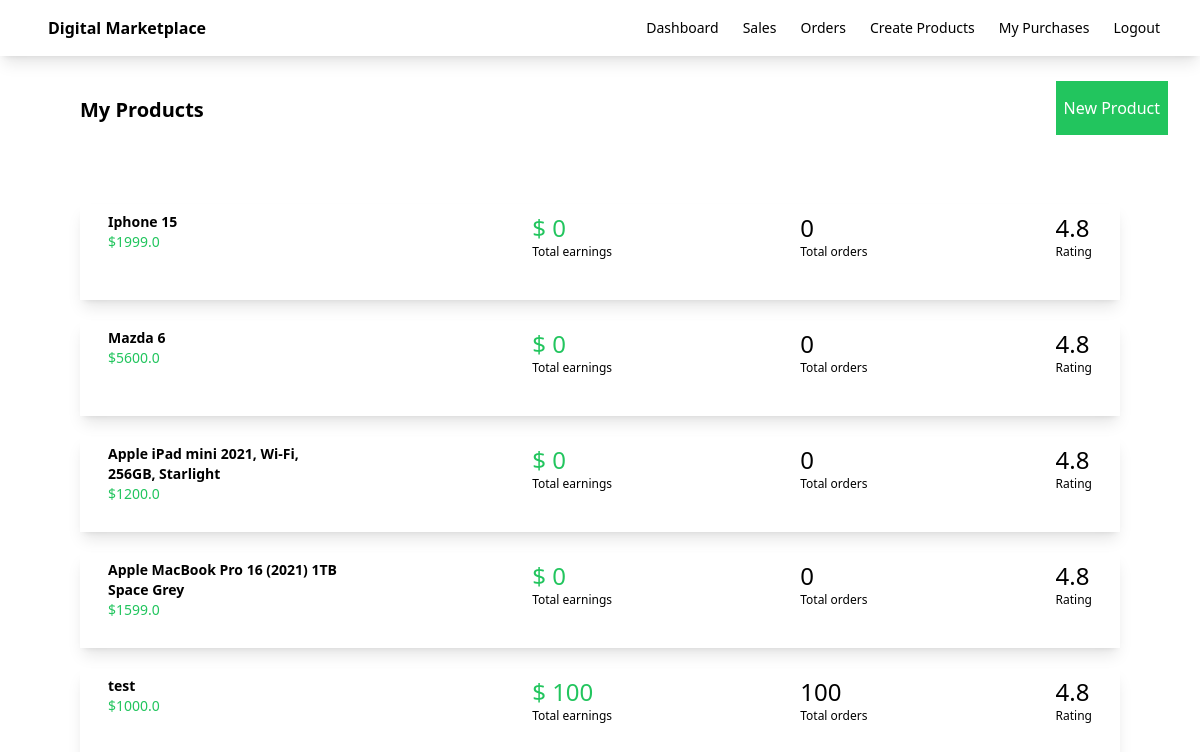
The page /dashboard (signed in) on the database its author committed.
### myapp/models.py (models this page shows, shortened)
class Product(models.Model):
    seller = models.ForeignKey(User, on_delete=models.CASCADE)
    name = models.CharField(max_length=100)
    description = models.CharField(max_length=100)
    price = models.FloatField()
    file = models.FileField(upload_to='uploads')
    total_sales_amount = models.IntegerField(default=0)
    total_sales = models.IntegerField(default=0)

### myapp/views.py (the view)
# urls.py: path('dashboard', views.dashboard, name='dashboard'),
def dashboard(request):
    products = Product.objects.filter(seller=request.user)
    return render(request, 'myapp/dashboard.html', {'products': products})

### myapp/templates/myapp/dashboard.html (shortened to what this page needs)
{% extends 'myapp/base.html' %}
{% block body %}
    <div class="flex justify-between">
        <div class="ml-20 mt-10 font-bold text-xl">My Products</div>
        <div class="ml-20 mt-10">
            <a class="bg-green-500 text-white px-2 py-4 mr-8" href="{% url 'createproduct' %}">New Product</a>
        </div>
    </div>
    <div class="products-container p-10 m-5">
        {% for product in products %}
        <div class="flex shadow-lg m-5 p-2 justify-between">
            <div class="flex w-1/4">
                <div class="relative group">
                    <a href="{% url 'editproduct' product.id %}">
                <div class="ml-5">
                    <div class="font-bold text-sm"> {{ product.name }}</div>
                    <div class="text-sm text-green-500">${{ product.price }}</div>
                </div>
                </a>
            </div>
            </div>
            <div>
                <div class="text-2xl text-green-500">$ {{ product.total_sales_amount }}</div>
                <div class="text-xs">Total earnings</div>
            </div>
            <div>
                <div class="text-2xl">{{ product.total_sales }}</div>
                <div class="text-xs">Total orders</div>
            </div>
            <div class="pr-5">
                <div class="text-2xl">4.8</div>
                <div class="text-xs">Rating</div>
            </div>
        </div>
        {% endfor %}
    </div>
{% endblock %}

### rows shown on the page
Product: name "Iphone 15", price "1999.0", total_sales_amount "0", total_sales "0"
Product: name "Mazda 6", price "5600.0", total_sales_amount "0", total_sales "0"
Product: name "Apple iPad mini 2021, Wi-Fi, 256GB, Starlight", price "1200.0", total_sales_amount "0", total_sales "0"
Product: name "Apple MacBook Pro 16 (2021) 1TB Space Grey", price "1599.0", total_sales_amount "0", total_sales "0"
Product: name "test", price "1000.0", total_sales_amount "100", total_sales "100"
